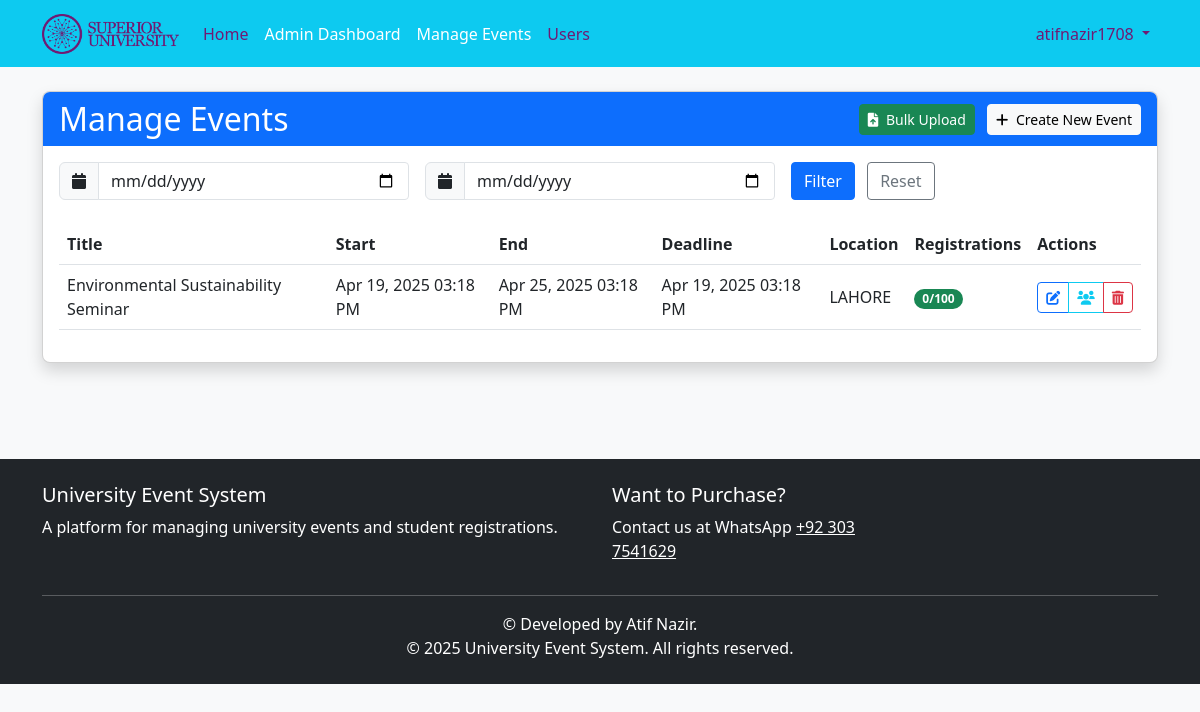
/admin/events (signed in), run on an earlier commit of the app's database.
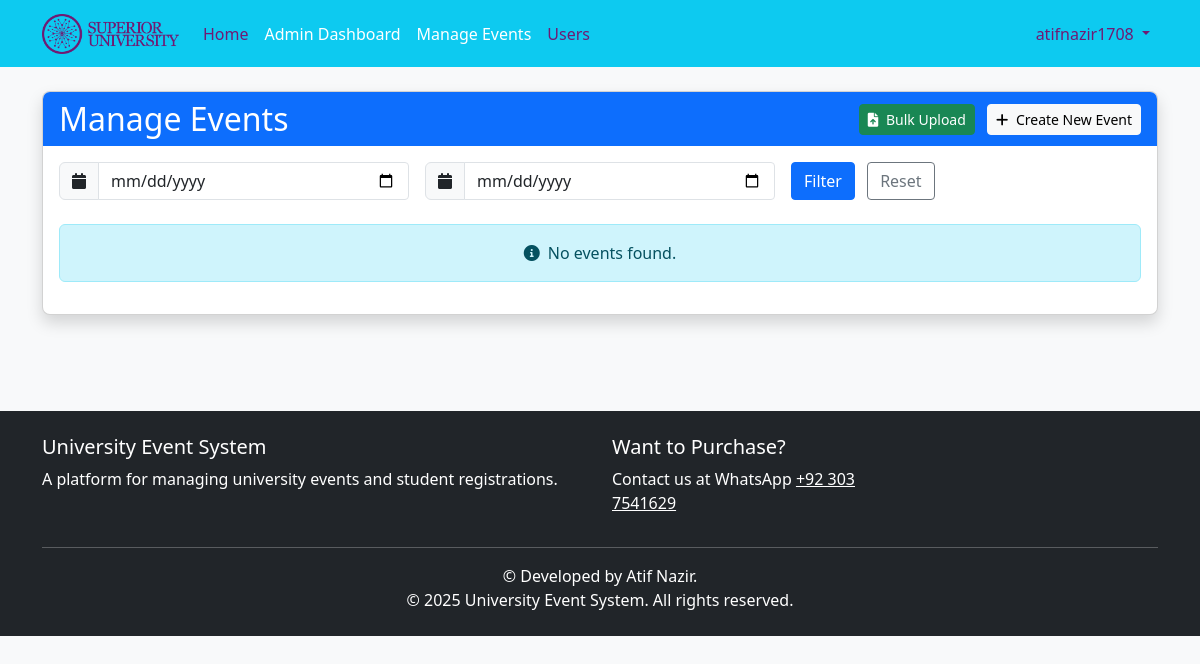
And on a later commit of the database.
### app/models.py (models this page shows, shortened)
class Event(db.Model):
    id = db.Column(db.Integer, primary_key=True)
    title = db.Column(db.String(100), nullable=False)
    description = db.Column(db.Text, nullable=False)
    date = db.Column(db.DateTime, nullable=False)  # Start Date
    end_date = db.Column(db.DateTime, nullable=True)
    registration_deadline = db.Column(db.DateTime, nullable=True)  # New Field
    location = db.Column(db.String(100), nullable=False)
    max_participants = db.Column(db.Integer, nullable=False)
    created_at = db.Column(db.DateTime, default=datetime.utcnow)
    updated_at = db.Column(db.DateTime, default=datetime.utcnow, onupdate=datetime.utcnow)
    registrations = db.relationship('Registration', backref='event', lazy=True, cascade="all, delete-orphan")
    @property
    def registration_count(self):
        return Registration.query.filter_by(event_id=self.id).count()
    @property
    def is_full(self):
        return self.registration_count >= self.max_participants

### app/routes/admin.py (the view)
@admin.route('/events')
@admin_required
def events():
    page = request.args.get('page', 1, type=int)
    date_from = request.args.get('date_from')
    date_to = request.args.get('date_to')
    query = Event.query.order_by(Event.date.asc())
    if date_from:
        try:
            date_from = datetime.strptime(date_from, '%Y-%m-%d')
            query = query.filter(Event.date >= date_from)
        except ValueError:
            pass
    if date_to:
        try:
            date_to = datetime.strptime(date_to, '%Y-%m-%d')
            query = query.filter(Event.date <= date_to)
        except ValueError:
            pass
    events = query.paginate(page=page, per_page=10)
    return render_template('admin/events.html', title='Manage Events', events=events)

### app/models.py (called while the page is built)
@login_manager.user_loader
def load_user(user_id):
    return User.query.get(int(user_id))

    def is_admin(self):
        return self.role == 'admin'

### app/routes/admin.py (called while the page is built)
def get_new_registration_count():
    return Registration.query.filter_by(admin_viewed=False).count()

@admin.context_processor
def inject_new_registration_count():
    if current_user.is_authenticated and current_user.is_admin():
        return {'new_registration_count': get_new_registration_count()}
    return {'new_registration_count': 0}

### app/utils/helpers.py (called while the page is built)
def admin_required(f):
    @wraps(f)  # Add this line to preserve the original function name
    def decorated_function(*args, **kwargs):
        if not current_user.is_admin():
            abort(403)  # Forbidden if not an admin
        return f(*args, **kwargs)
    return decorated_function

### app/templates/admin/events.html (shortened to what the changed rows need)
{% extends "base.html" %}
{% block content %}
<div class="row mb-4">
    <div class="col-md-12">
        <div class="card shadow">
            <div class="card-header bg-primary text-white d-flex justify-content-between align-items-center">
                <h2 class="card-title mb-0">Manage Events</h2>
            </div>
            <div class="card-body">
                <form id="filter-form" class="row g-3 mb-4">
                    <div class="col-md-4">
                    </div>
                    <div class="col-md-4">
                    </div>
                    <div class="col-md-4">
                    </div>
                </form>
                {% if events.items %}
                    <div class="table-responsive">
                        <table class="table table-hover align-middle">
                            <thead>
                                <tr>
                                    <th>Title</th>
                                    <th>Start</th>
                                    <th>End</th>
                                    <th>Deadline</th>
                                    <th>Location</th>
                                    <th>Registrations</th>
                                    <th>Actions</th>
                                </tr>
                            </thead>
                            <tbody>
                                {% for event in events.items %}
                                <tr>
                                    <td>{{ event.title }}</td>
                                    <td>{{ event.date.strftime('%b %d, %Y %I:%M %p') }}</td>
                                    <td>{{ event.end_date.strftime('%b %d, %Y %I:%M %p') if event.end_date else 'N/A' }}</td>
                                    <td>{{ event.registration_deadline.strftime('%b %d, %Y %I:%M %p') if event.registration_deadline else 'N/A' }}</td>
                                    <td>{{ event.location }}</td>
                                    <td>
                                        <span class="badge rounded-pill {% if event.is_full %}bg-danger{% elif event.registration_count > event.max_participants * 0.7 %}bg-warning{% else %}bg-success{% endif %}">
                                            {{ event.registration_count }}/{{ event.max_participants }}
                                        </span>
                                    </td>
                                    <td>
                                        <div class="btn-group btn-group-sm">
                                            <a href="{{ url_for('admin.edit_event', event_id=event.id) }}" class="btn btn-outline-primary" title="Edit">
                                                <i class="fas fa-edit"></i>
                                            </a>
                                            <a href="{{ url_for('admin.event_registrations', event_id=event.id) }}" class="btn btn-outline-info" title="Registrations">
                                                <i class="fas fa-users"></i>
                                            </a>
                                            <button class="btn btn-outline-danger" data-bs-toggle="modal" data-bs-target="#deleteEventModal{{ event.id }}" title="Delete">
                                                <i class="fas fa-trash-alt"></i>
                                            </button>
                                        </div>
                                    </td>
                                </tr>
                                {% endfor %}
                            </tbody>
                        </table>
                    </div>
                {% else %}
                    <div class="alert alert-info text-center">
                        <i class="fas fa-info-circle me-2"></i>No events found.
                    </div>
                {% endif %}
            </div>
        </div>
    </div>
</div>
{% endblock %}

What changed in the data, as far as the page shows it:
removed Event: title "Environmental Sustainability Seminar", date "Apr 19, 2025 03:18 PM", end_date "Apr 25, 2025 03:18 PM", registration_deadline "Apr 19, 2025 03:18 PM", location "LAHORE", registration_count "0", max_participants "100"
Also different on the page:
text no longer shown: "Title Start End Deadline Location Registrations Actions"
text now shown: "No events found."
